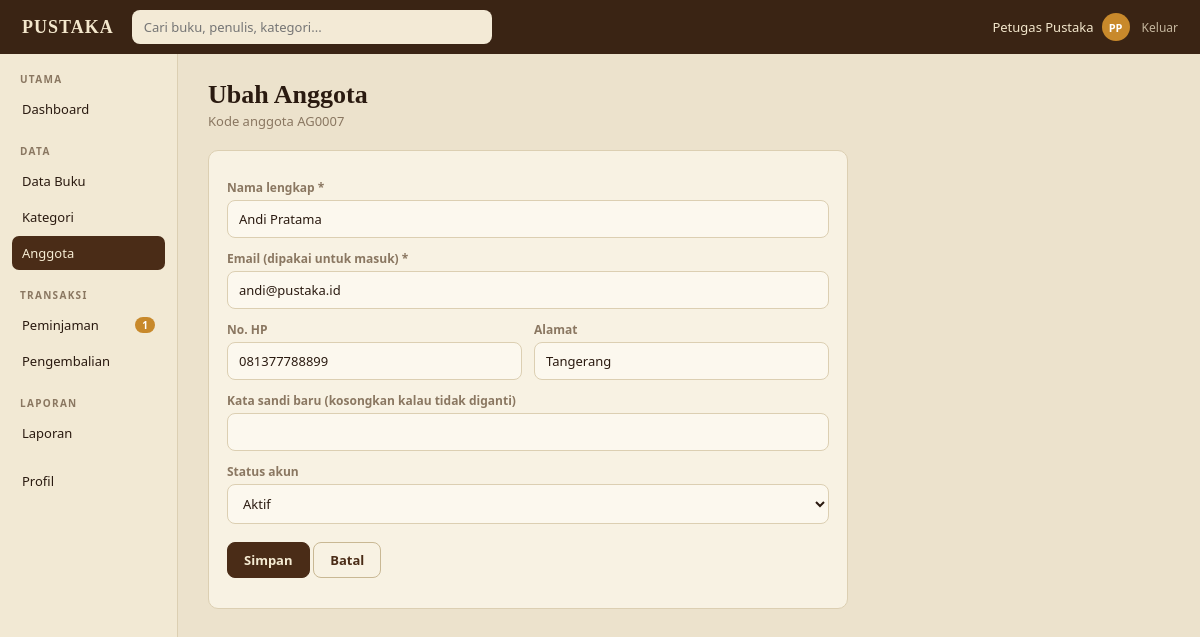
Screenshot of /anggota/7/ubah (signed in) with the database file from the repository.
### tables this page shows
CREATE TABLE users (
    id            INTEGER PRIMARY KEY AUTOINCREMENT,
    name          TEXT NOT NULL,
    email         TEXT NOT NULL UNIQUE,
    password_hash TEXT NOT NULL,
    role          TEXT NOT NULL DEFAULT 'anggota'
                  CHECK (role IN ('admin', 'petugas', 'anggota')),
    member_code   TEXT UNIQUE,              -- hanya untuk anggota, contoh AG0004
    phone         TEXT,
    address       TEXT,
    status        TEXT NOT NULL DEFAULT 'aktif'
                  CHECK (status IN ('aktif', 'nonaktif')),
    created_at    TEXT NOT NULL DEFAULT (datetime('now', 'localtime'))
);

### app.py (the view)
@app.route("/anggota/<int:uid>/ubah", methods=["GET", "POST"])
@staff_required
def member_edit(uid):
    return manage_user("anggota", uid)

### app.py (called while the page is built, shortened)
def db():
    if "db" not in g:
        g.db = sqlite3.connect(DB_PATH)
        g.db.row_factory = sqlite3.Row
        g.db.execute("PRAGMA foreign_keys = ON")
    return g.db

def q_one(sql, *args):
    return db().execute(sql, args).fetchone()

def q_val(sql, *args):
    return db().execute(sql, args).fetchone()[0]

def cfg(key):
    row = q_one("SELECT value FROM settings WHERE key = ?", key)
    return int(row["value"]) if row else DEFAULTS[key]

@app.template_filter("initials")
def f_initials(name):
    parts = [p for p in (name or "").split() if p]
    return "".join(p[0] for p in parts[:2]).upper() or "?"

@app.before_request
def load_user():
    g.user = None
    if request.endpoint == "static":
        return
    uid = session.get("uid")
    if uid:
        u = q_one("SELECT * FROM users WHERE id=?", uid)
        if u and u["status"] == "aktif":
            g.user = u
        else:
            session.clear()
            if u:
                flash("Akunmu dinonaktifkan. Hubungi petugas perpustakaan.", "error")

@app.context_processor
def inject_globals():
    ctx = {"me": g.get("user"), "max_loans": cfg("max_loans"),
           "fine_per_day": cfg("fine_per_day"), "loan_days": cfg("loan_days")}
    if g.get("user") and g.user["role"] in STAFF_ROLES:
        ctx["pending_count"] = q_val("SELECT COUNT(*) FROM loans WHERE status='menunggu'")
    return ctx

def roles_required(*roles):
    def deco(view):
        @wraps(view)
        def wrapped(*a, **kw):
            if not g.user:
                return redirect(url_for("login"))
            if g.user["role"] not in roles:
                flash("Halaman itu tidak tersedia untuk akunmu.", "error")
                return redirect(url_for("index"))
            return view(*a, **kw)
        return wrapped
    return deco

def manage_user(kind, uid=None):
    user = None
    if uid:
        user = q_one("SELECT * FROM users WHERE id=?", uid)
        if not user or (kind == "anggota") != (user["role"] == "anggota"):
            abort(404)
    v = request.form if request.method == "POST" else (dict(user) if user else {"status": "aktif"})
    return render_template("user_form.html", kind=kind, user=user, v=v,
                           active="members" if kind == "anggota" else "staff")

### templates/user_form.html (shortened to what this page needs)
{% extends "layout.html" %}
{% set label = 'Anggota' if kind == 'anggota' else 'Petugas' %}
{% block content %}
<h1>{{ 'Ubah' if user else 'Tambah' }} {{ label }}</h1>
<p class="sub">{% if user and user.member_code %}Kode anggota {{ user.member_code }}{% else %}Isi data akun{% endif %}</p>
<div class="card" style="max-width:640px">
  <form method="post">
    <label>Nama lengkap *</label>
    <input name="name" required value="{{ v.get('name', '') }}">
    <label>Email (dipakai untuk masuk) *</label>
    <input type="email" name="email" required value="{{ v.get('email', '') }}">
    {% if kind == 'anggota' %}
    <div class="row">
      <div><label>No. HP</label><input name="phone" value="{{ v.get('phone') or '' }}"></div>
      <div><label>Alamat</label><input name="address" value="{{ v.get('address') or '' }}"></div>
    </div>
    {% else %}
    <label>Peran</label>
    <select name="role">
      <option value="petugas" {{ 'selected' if v.get('role') != 'admin' }}>Petugas</option>
      <option value="admin" {{ 'selected' if v.get('role') == 'admin' }}>Admin</option>
    </select>
    {% endif %}
    <label>{{ 'Kata sandi baru (kosongkan kalau tidak diganti)' if user else 'Kata sandi * (minimal 6 karakter)' }}</label>
    <input type="password" name="password" autocomplete="new-password" {{ '' if user else 'required' }}>
    {% if user %}
    <label>Status akun</label>
    <select name="status">
      <option value="aktif" {{ 'selected' if v.get('status') != 'nonaktif' }}>Aktif</option>
    </select>
    {% endif %}
    <p style="margin-top:18px">
      <button class="btn">Simpan</button>
      <a class="btn ghost" href="{{ url_for('members') if kind == 'anggota' else url_for('staff_list') }}">Batal</a>
    </p>
  </form>
</div>
{% endblock %}

### templates/layout.html (shortened to what this page needs)
{% extends "base.html" %}
{% from "macros.html" import flashes %}
{% block body %}
{% set a = active|default('') %}
<header class="topbar">
  <a class="brand" href="{{ url_for('index') }}">PUSTAKA</a>
  <form class="search" action="{{ url_for('catalog') if me.role == 'anggota' else url_for('books') }}" method="get">
    <input name="q" value="{{ request.args.get('q', '') }}" placeholder="Cari buku, penulis, kategori...">
  </form>
  <div class="userchip">
    <a class="who" href="{{ url_for('profile') }}" title="Profil dan ganti kata sandi">
      <span>{{ me.name }}</span><span class="avatar">{{ me.name|initials }}</span></a>
    <a class="logout" href="{{ url_for('logout') }}">Keluar</a>
  </div>
</header>
<div class="shell">
  <aside class="sidebar">
    {% if me.role == 'anggota' %}
      <div class="nav-title">Jelajah</div>
      <a href="{{ url_for('catalog') }}" class="{{ 'active' if a == 'catalog' }}">Katalog Buku</a>
      <a href="{{ url_for('catalog_categories') }}" class="{{ 'active' if a == 'cats' }}">Kategori</a>
      <a href="{{ url_for('catalog', urut='terbaru') }}" class="{{ 'active' if a == 'latest' }}">Terkini</a>
      <div class="nav-title">Akun Saya</div>
      <a href="{{ url_for('my_loans') }}" class="{{ 'active' if a == 'mine' }}">Pinjaman Saya</a>
      <a href="{{ url_for('favorites') }}" class="{{ 'active' if a == 'favs' }}">Favorit</a>
      <a href="{{ url_for('my_loans', tab='riwayat') }}" class="{{ 'active' if a == 'history' }}">Riwayat</a>
      <a href="{{ url_for('profile') }}" class="{{ 'active' if a == 'profile' }}">Profil</a>
    {% else %}
      <div class="nav-title">Utama</div>
      <a href="{{ url_for('dashboard') }}" class="{{ 'active' if a == 'dashboard' }}">Dashboard</a>
      <div class="nav-title">Data</div>
      <a href="{{ url_for('books') }}" class="{{ 'active' if a == 'books' }}">Data Buku</a>
      <a href="{{ url_for('category_list') }}" class="{{ 'active' if a == 'categories' }}">Kategori</a>
      <a href="{{ url_for('members') }}" class="{{ 'active' if a == 'members' }}">Anggota</a>
      <div class="nav-title">Transaksi</div>
      <a href="{{ url_for('loans') }}" class="{{ 'active' if a == 'loans' }}">Peminjaman
        {% if pending_count %}<span class="badge">{{ pending_count }}</span>{% endif %}</a>
      <a href="{{ url_for('returns') }}" class="{{ 'active' if a == 'returns' }}">Pengembalian</a>
      <div class="nav-title">Laporan</div>
      <a href="{{ url_for('report') }}" class="{{ 'active' if a == 'report' }}">Laporan</a>
      <a href="{{ url_for('profile') }}" class="{{ 'active' if a == 'profile' }}" style="margin-top:14px">Profil</a>
    {% endif %}
  </aside>
  <main class="main">
    {% block content %}{% endblock %}
  </main>
</div>
{% endblock %}

### static/style.css (style rules this page uses)
:root { --bg: #ece2cc; --panel: #f8f2e3; --panel-2: #f2e9d4; --input: #fcf8ee; --ink: #2a1a10; --muted: #8a7761; --line: #dccfb2; --dark: #3a2414; --dark-2: #4a2c17; --gold: #c8892b; --serif: Georgia, "Times New Roman", serif; --sans: system-ui, -apple-system, "Segoe UI", Roboto, sans-serif; }
* { box-sizing: border-box; }
body { margin: 0; font-family: var(--sans); background: var(--bg); color: var(--ink); font-size: 14px; }
a { color: var(--dark-2); }
h1 { font-family: var(--serif); font-size: 26px; margin: 0 0 2px; }
.sub { color: var(--muted); font-size: 13px; margin: 0 0 20px; }
.topbar { height: 54px; background: var(--dark); color: #f3e7cc; display: flex; align-items: center; gap: 18px; padding: 0 22px; position: sticky; top: 0; z-index: 5; }
.brand { font-family: var(--serif); font-weight: 700; letter-spacing: 1px; font-size: 18px; color: #f3e7cc; text-decoration: none; }
.search { flex: 1; max-width: 360px; margin: 0; }
.search input { width: 100%; border: 0; border-radius: 8px; padding: 8px 12px; font-size: 13px; background: #f3ead6; color: var(--ink); }
.userchip { margin-left: auto; display: flex; align-items: center; gap: 12px; font-size: 13px; }
.userchip a { color: #f3e7cc; text-decoration: none; }
.userchip .who { display: flex; align-items: center; gap: 8px; }
.avatar { width: 28px; height: 28px; border-radius: 50%; background: var(--gold); color: #fff; font-weight: 700; font-size: 11px; display: grid; place-items: center; }
.logout { opacity: .75; font-size: 12px; }
.shell { display: flex; min-height: calc(100vh - 54px); }
.sidebar { width: 178px; flex: none; background: var(--panel-2); border-right: 1px solid var(--line); padding: 14px 12px; }
.nav-title { font-size: 10px; letter-spacing: 1.3px; color: var(--muted); text-transform: uppercase; margin: 18px 8px 6px; font-weight: 600; }
.nav-title:first-child { margin-top: 4px; }
.sidebar a { display: flex; justify-content: space-between; align-items: center; padding: 8px 10px; border-radius: 7px; font-size: 13px; color: var(--ink); text-decoration: none; margin-bottom: 2px; }
.sidebar a.active { background: var(--dark-2); color: #f6ecd3; }
.badge { background: var(--gold); color: #fff; border-radius: 10px; font-size: 10px; padding: 1px 7px; font-weight: 700; }
.main { flex: 1; padding: 26px 30px 40px; min-width: 0; }
.card { background: var(--panel); border: 1px solid var(--line); border-radius: 10px; padding: 16px 18px; }
.btn { display: inline-block; background: var(--dark-2); color: #f6ecd3; border: 1px solid var(--dark-2); border-radius: 8px; padding: 8px 16px; font-size: 13px; font-weight: 600; cursor: pointer; text-decoration: none; font-family: inherit; }
.btn.ghost { background: transparent; color: var(--dark-2); border-color: #c9b894; }
label { display: block; font-size: 12px; color: var(--muted); margin: 12px 0 4px; font-weight: 600; }
input, select, textarea { width: 100%; padding: 9px 11px; border: 1px solid var(--line); border-radius: 8px; background: var(--input); font-size: 13px; font-family: inherit; color: var(--ink); }
.row { display: flex; gap: 12px; flex-wrap: wrap; align-items: flex-end; }
.row > * { flex: 1; min-width: 150px; }

### rows the page displays
users: name "Petugas Pustaka", name|initials "PP"
users: role "Anggota", member_code "AG0007", name "Andi Pratama", email "andi@pustaka.id", phone "081377788899", address "Tangerang"

### other values shown
{{ pending_count }} "1"
{{ 'Ubah' if user else 'Tambah' }} "Ubah"
